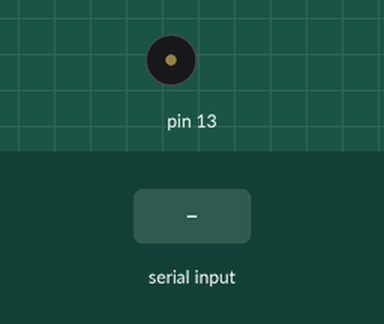
Bench run of a sketch on a simulated Arduino Uno, built with avr-gcc and run on an emulated ATmega328P. Shown: buzzer (waves = sounding). The inputs (shaded band) are chosen by the test bench.

Above: at 1.2 s.
1.3 s: "z" received over Serial
At 2.45 s:
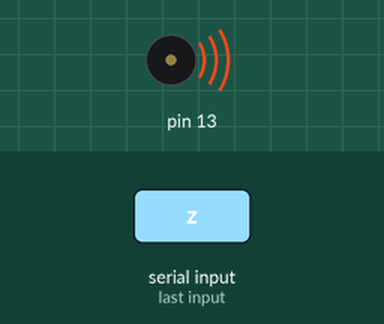
4.3 s: "0" received over Serial
At 5.45 s:
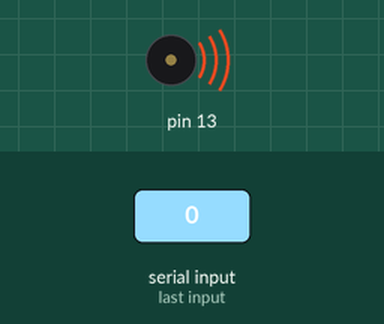
7.3 s: "1" received over Serial
At 10.9 s:
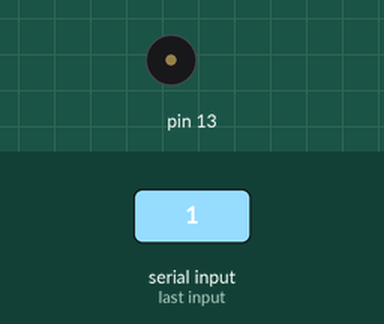
Timing chart, 0 to 12.4 s (numbered marks = the images above; inputs shaded):
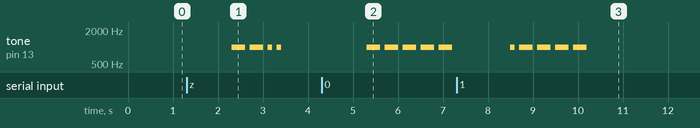

Measured:
- after the input at 1.3 s, tone on pin 13: plays 1000 Hz for 0.30 s, 1000 Hz for 0.30 s, 1000 Hz for 0.10 s, 1000 Hz for 0.10 s, starting after 1.0 s
- after the input at 4.3 s, tone on pin 13: alternates 1000 Hz for 0.30 s and silent for 0.10 s, starting after 1.0 s
- after the input at 7.3 s, tone on pin 13: silent → 1000 Hz after 1.2 s, then repeats every 0.40 s: silent 0.10 s, 1000 Hz 0.30 s, until it stays silent from 10.2 s

The sketch:

main.ino
```cpp
  /*==========================*/
 /*<Copyright (c) 2022 x256x>*/
/*==========================*/
#include "libmorse.h"

String str;

void setup(){
  morse_init(13,1000,100);
  Serial.begin(9600);
}

void loop(){
  if (Serial.available() > 0){
    str=Serial.readString();
    morse_string(str);
  }
}
```

libmorse.cpp
```cpp
  /*==========================*/
 /*<Copyright (c) 2022 x256x>*/
/*==========================*/
#include "libmorse.h"

int dly[5];
int PIN;
int fre;

void morse_init(int pn,int fr,int dl){
  PIN=pn;
  if(fre==0)
    pinMode(PIN,OUTPUT);
  fre=fr;
  dly[1]=dl;
  dly[2]=dl*2;
  dly[3]=dl*3;
  dly[4]=dl*4;
}
//ひらがなはユニコードで飛び地になってるのでそれの修正
void morse_string(String inp){
  int len = inp.length();
  int vg=0;
  int ve=1;
  int vj=3;
  String s;
  for(int i=0; i<len; i++){
    s = inp.substring(vg,vj);
    if((strcmp(s.c_str(),"あ")>=0&&strcmp(s.c_str(),"た")<=0)||(strcmp(s.c_str(),"む")>=0&&strcmp(s.c_str(),"ゔ")<=0)){
      s[1]+=0x1;s[2]+=0x20;
      m(s.c_str());
      vg+=3;ve+=3;vj+=3;i+=2;
      break;
    }else if(strcmp(s.c_str(),"だ")>=0&&strcmp(s.c_str(),"み")<=0){
      s[1]+=0x2;s[2]-=0x20;
      m(s.c_str());
      vg+=3;ve+=3;vj+=3;i+=2;
      break;
    }else if(strcmp(s.c_str(),"゙")>=0&&strcmp(s.c_str(),"ー")<=0){
      m(s.c_str());
      vg+=3;ve+=3;vj+=3;i+=2;
      break;
    }else{
      s = inp.substring(vg,ve);
      if(strcmp(s.c_str()," ")>=0&&strcmp(s.c_str(),"z")<=0){
        m(s.c_str());
        vg++;ve++;vj++;
        break;
      }
    }
  }
}
void t(int x){
  if(fre!=0){
    if(x==0){
      tone(PIN,fre,dly[1]);
      delay(dly[2]);
    }else if(x==1){
      tone(PIN,fre,dly[3]);
      delay(dly[4]);
    }
  }else if(fre==0){
    if(x==0){
      digitalWrite(PIN,HIGH);
      delay(dly[1]);
      digitalWrite(PIN,LOW);
      delay(dly[1]);
    }else if(x==1){
      digitalWrite(PIN,HIGH);
      delay(dly[3]);
      digitalWrite(PIN,LOW);
      delay(dly[1]);
    }
  }
}
void m(const char *x){
       if(strcmp(x,"0")==0)                   {t(1);t(1);t(1);t(1);t(1);     }
  else if(strcmp(x,"1")==0)                   {t(0);t(1);t(1);t(1);t(1);     }
  else if(strcmp(x,"2")==0)                   {t(0);t(0);t(1);t(1);t(1);     }
  else if(strcmp(x,"3")==0)                   {t(0);t(0);t(0);t(1);t(1);     }
  else if(strcmp(x,"4")==0)                   {t(0);t(0);t(0);t(0);t(1);     }
  else if(strcmp(x,"5")==0)                   {t(0);t(0);t(0);t(0);t(0);     }
  else if(strcmp(x,"6")==0)                   {t(1);t(0);t(0);t(0);t(0);     }
  else if(strcmp(x,"7")==0)                   {t(1);t(1);t(0);t(0);t(0);     }
  else if(strcmp(x,"8")==0)                   {t(1);t(1);t(1);t(0);t(0);     }
  else if(strcmp(x,"9")==0)                   {t(1);t(1);t(1);t(1);t(0);     }
  else if(strcmp(x,"イ")==0||strcmp(x,"a")==0){t(0);t(1);                    }
  else if(strcmp(x,"ロ")==0)                  {t(0);t(1);t(0);t(1);          }
  else if(strcmp(x,"ハ")==0||strcmp(x,"b")==0){t(1);t(0);t(0);t(0);          }
  else if(strcmp(x,"バ")==0)                  {m("ハ");m("゛");              }
  else if(strcmp(x,"パ")==0)                  {m("ハ");m("゜");              }
  else if(strcmp(x,"ニ")==0||strcmp(x,"c")==0){t(1);t(0);t(1);t(0);          }
  else if(strcmp(x,"ホ")==0||strcmp(x,"d")==0){t(1);t(0);t(0);               }
  else if(strcmp(x,"ボ")==0)                  {m("ホ");m("゛");              }
  else if(strcmp(x,"ポ")==0)                  {m("ホ");m("゜");              }
  else if(strcmp(x,"ヘ")==0||strcmp(x,"e")==0){t(0);                         }
  else if(strcmp(x,"ベ")==0)                  {m("ヘ");m("゛");              }
  else if(strcmp(x,"ペ")==0)                  {m("ヘ");m("゜");              }
  else if(strcmp(x,"ト")==0)                  {t(0);t(0);t(1);t(0);t(0);     }
  else if(strcmp(x,"ド")==0)                  {m("ト");m("゛");              }
  else if(strcmp(x,"チ")==0||strcmp(x,"f")==0){t(0);t(0);t(1);t(0);          }
  else if(strcmp(x,"ヂ")==0)                  {m("チ");m("゛");              }
  else if(strcmp(x,"リ")==0||strcmp(x,"g")==0){t(1);t(1);t(0);               }
  else if(strcmp(x,"ヌ")==0||strcmp(x,"h")==0){t(0);t(0);t(0);t(0);          }
  else if(strcmp(x,"ル")==0)                  {t(1);t(0);t(1);t(1);t(0);     }
  else if(strcmp(x,"ヲ")==0||strcmp(x,"j")==0){t(0);t(1);t(1);t(1);          }
  else if(strcmp(x,"ヺ")==0)                  {m("ヲ");m("゛");              }
  else if(strcmp(x,"ワ")==0||strcmp(x,"k")==0){t(1);t(0);t(1);               }
  else if(strcmp(x,"ヷ")==0)                  {m("ワ");m("゛");              }
  else if(strcmp(x,"カ")==0||strcmp(x,"l")==0){t(0);t(1);t(0);t(0);          }
  else if(strcmp(x,"ガ")==0)                  {m("カ");m("゛");              }
  else if(strcmp(x,"ヨ")==0||strcmp(x,"m")==0){t(1);t(1);                    }
  else if(strcmp(x,"タ")==0||strcmp(x,"n")==0){t(1);t(0);                    }
  else if(strcmp(x,"ダ")==0)                  {m("タ");m("゛");              }
  else if(strcmp(x,"レ")==0||strcmp(x,"o")==0){t(1);t(1);t(1);               }
  else if(strcmp(x,"ソ")==0)                  {t(1);t(1);t(1);t(0);          }
  else if(strcmp(x,"ゾ")==0)                  {m("ソ");m("゛");              }
  else if(strcmp(x,"ツ")==0||strcmp(x,"p")==0){t(0);t(1);t(1);t(0);          }
  else if(strcmp(x,"ヅ")==0)                  {m("ツ");m("゛");              }
  else if(strcmp(x,"ネ")==0||strcmp(x,"q")==0){t(1);t(1);t(0);t(1);          }
  else if(strcmp(x,"ナ")==0||strcmp(x,"r")==0){t(0);t(1);t(0);               }
  else if(strcmp(x,"ラ")==0||strcmp(x,"s")==0){t(0);t(0);t(0);               }
  else if(strcmp(x,"ム")==0||strcmp(x,"t")==0){t(1);                         }
  else if(strcmp(x,"ウ")==0||strcmp(x,"u")==0){t(0);t(0);t(1);               }
  else if(strcmp(x,"ヴ")==0)                  {m("ウ");m("゛");              }
  else if(strcmp(x,"ヰ")==0)                  {t(0);t(1);t(0);t(0);t(1);     }
  else if(strcmp(x,"ヸ")==0)                  {m("ヰ");m("゛");              }
  else if(strcmp(x,"ノ")==0)                  {t(0);t(0);t(1);t(1);          }
  else if(strcmp(x,"オ")==0)                  {t(0);t(1);t(0);t(0);t(0);     }
  else if(strcmp(x,"ク")==0||strcmp(x,"v")==0){t(0);t(0);t(0);t(1);          }
  else if(strcmp(x,"グ")==0)                  {m("ク");m("゛");              }
  else if(strcmp(x,"ヤ")==0||strcmp(x,"w")==0){t(0);t(1);t(1);               }
  else if(strcmp(x,"マ")==0||strcmp(x,"x")==0){t(1);t(0);t(0);t(1);          }
  else if(strcmp(x,"ケ")==0||strcmp(x,"y")==0){t(1);t(0);t(1);t(1);          }
  else if(strcmp(x,"ゲ")==0)                  {m("ケ");m("゛");              }
  else if(strcmp(x,"フ")==0||strcmp(x,"z")==0){t(1);t(1);t(0);t(0);          }
  else if(strcmp(x,"ブ")==0)                  {m("フ");m("゛");              }
  else if(strcmp(x,"プ")==0)                  {m("フ");m("゜");              }
  else if(strcmp(x,"コ")==0)                  {t(1);t(1);t(1);t(1);          }
  else if(strcmp(x,"ゴ")==0)                  {m("コ");m("゛");              }
  else if(strcmp(x,"エ")==0)                  {t(1);t(0);t(1);t(1);t(1);     }
  else if(strcmp(x,"テ")==0)                  {t(0);t(1);t(0);t(1);t(1);     }
  else if(strcmp(x,"デ")==0)                  {m("テ");m("゛");              }
  else if(strcmp(x,"ア")==0)                  {t(1);t(1);t(0);t(1);t(1);     }
  else if(strcmp(x,"サ")==0)                  {t(1);t(0);t(1);t(0);t(1);     }
  else if(strcmp(x,"ザ")==0)                  {m("サ");m("゛");              }
  else if(strcmp(x,"キ")==0)                  {t(1);t(0);t(1);t(0);t(0);     }
  else if(strcmp(x,"ギ")==0)                  {m("キ");m("゛");              }
  else if(strcmp(x,"ユ")==0)                  {t(1);t(0);t(0);t(1);t(1);     }
  else if(strcmp(x,"メ")==0)                  {t(1);t(0);t(0);t(0);t(1);     }
  else if(strcmp(x,"ミ")==0)                  {t(0);t(0);t(1);t(0);t(1);     }
  else if(strcmp(x,"シ")==0)                  {t(1);t(1);t(0);t(1);t(0);     }
  else if(strcmp(x,"ジ")==0)                  {m("シ");m("゛");              }
  else if(strcmp(x,"ヱ")==0)                  {t(0);t(1);t(1);t(0);t(0);     }
  else if(strcmp(x,"ヹ")==0)                  {m("ヱ");m("゛");              }
  else if(strcmp(x,"ヒ")==0)                  {t(1);t(1);t(0);t(0);t(1);     }
  else if(strcmp(x,"ビ")==0)                  {m("ヒ");m("゛");              }
  else if(strcmp(x,"ピ")==0)                  {m("ヒ");m("゜");              }
  else if(strcmp(x,"モ")==0)                  {t(1);t(0);t(0);t(1);t(0);     }
  else if(strcmp(x,"セ")==0)                  {t(0);t(1);t(1);t(1);t(0);     }
  else if(strcmp(x,"ゼ")==0)                  {m("セ");m("゛");              }
  else if(strcmp(x,"ス")==0)                  {t(1);t(1);t(1);t(0);t(1);     }
  else if(strcmp(x,"ズ")==0)                  {m("ス");m("゛");              }
  else if(strcmp(x,"ン")==0)                  {t(0);t(1);t(0);t(1);t(0);     }
  else if(strcmp(x,"゛")==0||strcmp(x,"i")==0){t(0);t(0);                    }
  else if(strcmp(x,".")==0)                   {t(0);t(1);t(0);t(1);t(0);t(1);}
  else if(strcmp(x,",")==0)                   {t(1);t(1);t(0);t(0);t(1);t(1);}
  else if(strcmp(x,":")==0)                   {t(1);t(1);t(1);t(0);t(0);t(0);}
  else if(strcmp(x,"?")==0)                   {t(0);t(0);t(1);t(1);t(0);t(0);}
  else if(strcmp(x,"'")==0)                   {t(0);t(1);t(1);t(1);t(1);t(0);}
  else if(strcmp(x,"-")==0)                   {t(1);t(0);t(0);t(0);t(0);t(1);}
  else if(strcmp(x,"(")==0)                   {t(1);t(0);t(1);t(1);t(0);t(1);}
  else if(strcmp(x,")")==0)                   {t(0);t(1);t(0);t(0);t(1);t(0);}
  else if(strcmp(x,"）")==0)                  {t(0);t(1);t(0);t(0);t(1);t(0);}
  else if(strcmp(x,"/")==0)                   {t(1);t(0);t(0);t(1);t(0);     }
  else if(strcmp(x,"=")==0)                   {t(1);t(0);t(0);t(0);t(1);     }
  else if(strcmp(x,"+")==0)                   {t(0);t(1);t(0);t(1);t(0);     }
  else if(strcmp(x,"\"")==0)                  {t(0);t(1);t(0);t(0);t(1);t(0);}
  else if(strcmp(x,"*")==0)                   {t(1);t(0);t(0);t(1);          }
  else if(strcmp(x,"@")==0)                   {t(0);t(1);t(1);t(0);t(1);t(0);}
  else if(strcmp(x,"゜")==0)                  {t(0);t(0);t(1);t(1);t(0);     }
  else if(strcmp(x,"ー")==0)                  {t(0);t(1);t(1);t(0);t(1);     }
  else if(strcmp(x,"､")==0)                   {t(0);t(1);t(0);t(1);t(0);t(1);}
  else if(strcmp(x," ")==0)                   {delay(dly[2]);                }
  delay(dly[2]);
}
```

libmorse.h
```cpp
  /*==========================*/
 /*<Copyright (c) 2022 x256x>*/
/*==========================*/
#ifndef LIBMORSE_H
#define LIBMORSE_H

#include <Arduino.h>


extern int dly[5];
extern int PIN;
extern int fre;

void morse_init(int x,int y,int z);
void morse_string(String x);
void t(int x);
void m(const char* x);

#endif
```
